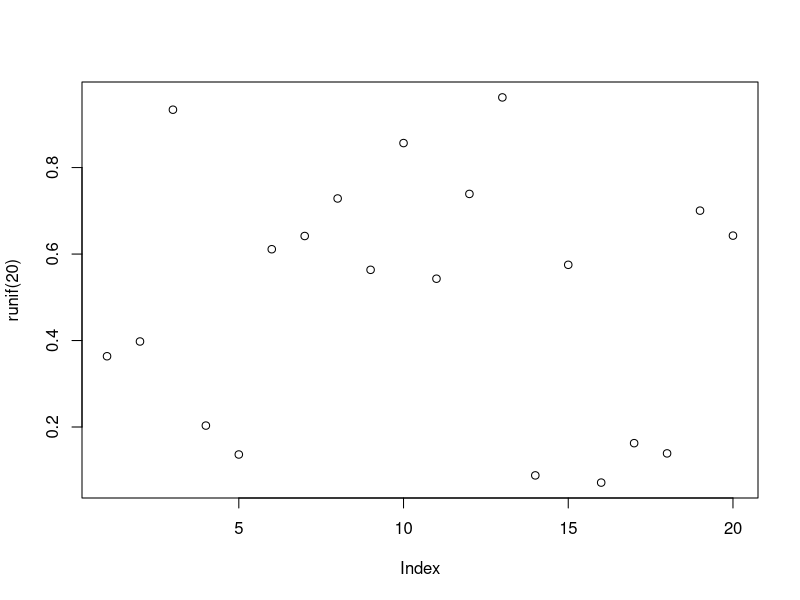
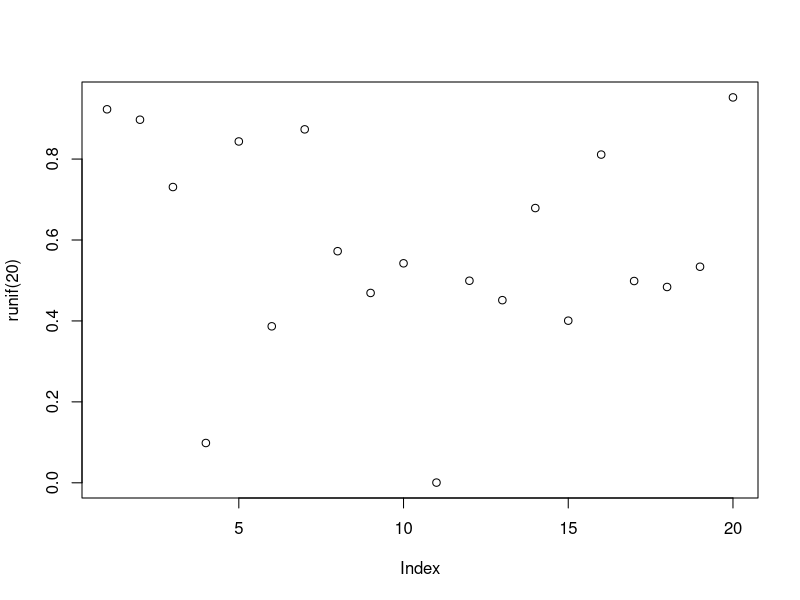

Generate these figures, in order, with R:
## ---- echo=FALSE---------------------------------------------------------
plot(runif(20))
print(seq(1,5))


## ---- eval=FALSE---------------------------------------------------------
## plot(runif(20))
## print(seq(1,5))
## 

## ------------------------------------------------------------------------
plot(runif(20))
print(seq(1,5))

